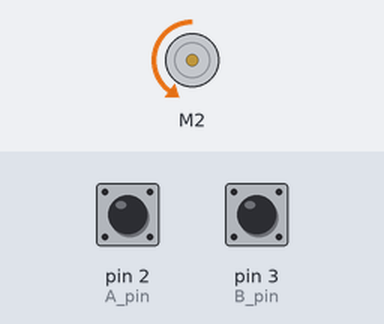
The sketch below on a simulated Arduino Uno, built with avr-gcc and run on an emulated ATmega328P. On the bench: DC motor (green arrow = forward, orange = backward, longer = faster). Inputs (shaded band) come from the test bench; at power-on: pin 2 (A_pin) HIGH, pin 3 (B_pin) HIGH. What the sketch prints to the serial monitor is not drawn.

Above: at 0.1 s.
Timing chart, 0 to 1.6 s (numbered marks = the images above):
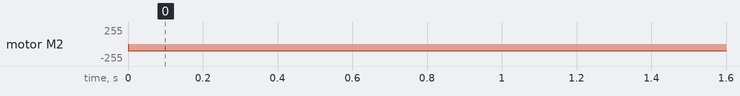

Measured:
- by itself, motor M2: stopped → backward 100/255 at 0.00 s

The sketch:

encoder_test.ino
```cpp
// Include necessary modules for Adafruit motor shield
#include <Wire.h>
#include <Adafruit_MotorShield.h>
#include "utility/Adafruit_PWMServoDriver.h"

#define A_pin 2
#define B_pin 3
#define num_ticks 1440

// Create the motor shield object with the default I2C address
Adafruit_MotorShield AFMS = Adafruit_MotorShield();

// Select which 'port' M1, M2, M3 or M4. In this case, M1
Adafruit_DCMotor *panMotor = AFMS.getMotor(2);

int motorspeed = 0;
float angle;
volatile int counter;
volatile int counterA;
volatile int counterB;
volatile int counterC;
double time;
double ptime;
float kp = 2;
float ki = 0.005;
float target_angle = 90;

void setup() {
  Serial.begin(9600);
  pinMode(A_pin, INPUT);
  pinMode(B_pin, INPUT);
  // enable internal pullup resistors
  digitalWrite(A_pin, 1);
  digitalWrite(B_pin, 1);
  // using encoders
  attachInterrupt(0, ISRchanA, CHANGE);
  attachInterrupt(1, ISRchanB, CHANGE);
  // Start motor shield
  AFMS.begin();
  //tell PySerial you're ready to go
  Serial.print("Initialized!");
}

void loop() {
  angle = (counter % num_ticks) / 4.;
  panMotor->run(BACKWARD);
  panMotor->setSpeed(100);

  time = millis();
  if (time - ptime > 500) {
    Serial.println(counter);
    Serial.println(counterA);
    Serial.println(counterB);
    Serial.println(counterC);
    Serial.println("");
    ptime = time;
  }
}

void ISRchanA()
{
  if (digitalRead(A_pin) == digitalRead(B_pin)) {
    counter++;
  } else {
    counterA--;
  }
}

void ISRchanB()
{
  if (digitalRead(A_pin) == digitalRead(B_pin)) {
    counterB--;
  } else {
    counterC++;
  }
}
```
